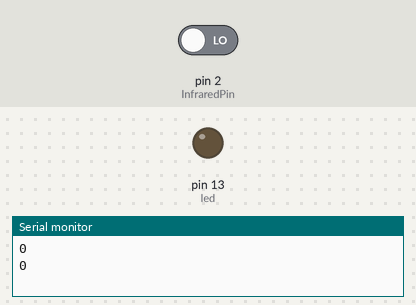
Recording of a sketch running on a simulated Arduino Uno, built with avr-gcc and run on an emulated ATmega328P. On the bench: output pins drawn as LEDs (lit = HIGH), the last lines printed to the serial monitor. The test bench sets the inputs (shaded band); at power-on: pin 2 (InfraredPin) LOW.

Above: at 1.8 s.
1.9 s: pin 2 (InfraredPin) driven HIGH
At 3.1 s:
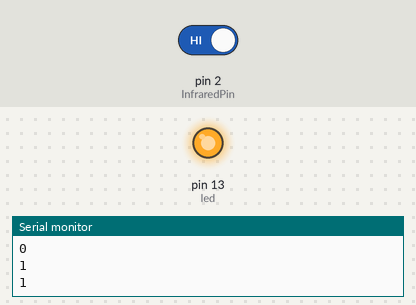
3.5 s: pin 2 (InfraredPin) driven LOW
At 4.6 s:
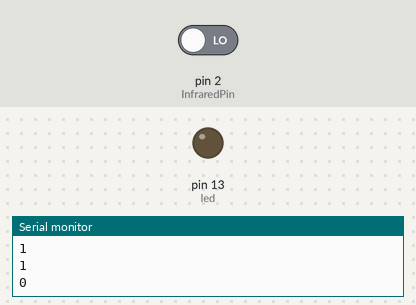
Timing chart, 0 to 6.5 s (numbered marks = the images above; inputs shaded):
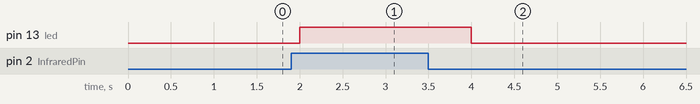

The sketch:

digital_infrared_motion_sensor.ino
```cpp
int InfraredPin = 2;
int led = 13;

void setup() {
  // put your setup code here, to run once:
  pinMode(led, OUTPUT);
  pinMode(InfraredPin, INPUT);
  Serial.begin(9600);
}

void loop() {
  // put your main code here, to run repeatedly:
  if(digitalRead(InfraredPin) == HIGH) {
    digitalWrite(led, HIGH);
    Serial.println(digitalRead(InfraredPin));
  } else {
    digitalWrite(led,LOW);
    Serial.println(digitalRead(InfraredPin));
  }
  delay(1000);
}
//chan ben trai cung noi dat
//chan giua noi 5v
//chan ben phai noi chan 2
```

Measured:
- after the input at 1.9 s, pin 13 (led): LOW → HIGH after 0.10 s
- after the input at 3.5 s, pin 13 (led): HIGH → LOW after 0.50 s
